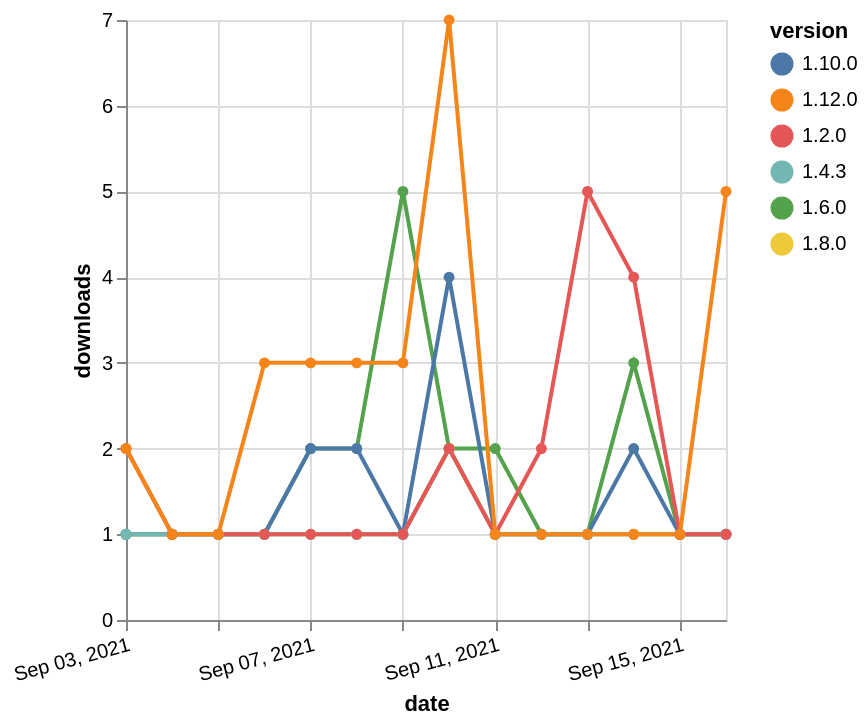

Describe this chart as a Vega-Lite specification.
### Vega-Lite specification from a JSON file in a GitHub repository (floating-point values rounded to 4 significant figures)
{"$schema": "https://vega.github.io/schema/vega-lite/v5.json", "description": "A simple bar chart with embedded data.", "data": {"values": [{"date": "2021-09-03", "total": 944, "delta": 1, "version": "1.6.0"}, {"date": "2021-09-04", "total": 945, "delta": 1, "version": "1.6.0"}, {"date": "2021-09-05", "total": 946, "delta": 1, "version": "1.6.0"}, {"date": "2021-09-06", "total": 947, "delta": 1, "version": "1.6.0"}, {"date": "2021-09-07", "total": 949, "delta": 2, "version": "1.6.0"}, {"date": "2021-09-08", "total": 951, "delta": 2, "version": "1.6.0"}, {"date": "2021-09-09", "total": 956, "delta": 5, "version": "1.6.0"}, {"date": "2021-09-10", "total": 958, "delta": 2, "version": "1.6.0"}, {"date": "2021-09-11", "total": 960, "delta": 2, "version": "1.6.0"}, {"date": "2021-09-12", "total": 961, "delta": 1, "version": "1.6.0"}, {"date": "2021-09-13", "total": 962, "delta": 1, "version": "1.6.0"}, {"date": "2021-09-14", "total": 965, "delta": 3, "version": "1.6.0"}, {"date": "2021-09-15", "total": 966, "delta": 1, "version": "1.6.0"}, {"date": "2021-09-16", "total": 967, "delta": 1, "version": "1.6.0"}, {"date": "2021-09-03", "total": 225, "delta": 1, "version": "1.8.0"}, {"date": "2021-09-04", "total": 226, "delta": 1, "version": "1.8.0"}, {"date": "2021-09-05", "total": 227, "delta": 1, "version": "1.8.0"}, {"date": "2021-09-06", "total": 228, "delta": 1, "version": "1.8.0"}, {"date": "2021-09-07", "total": 229, "delta": 1, "version": "1.8.0"}, {"date": "2021-09-08", "total": 230, "delta": 1, "version": "1.8.0"}, {"date": "2021-09-09", "total": 231, "delta": 1, "version": "1.8.0"}, {"date": "2021-09-10", "total": 233, "delta": 2, "version": "1.8.0"}, {"date": "2021-09-11", "total": 234, "delta": 1, "version": "1.8.0"}, {"date": "2021-09-12", "total": 235, "delta": 1, "version": "1.8.0"}, {"date": "2021-09-13", "total": 236, "delta": 1, "version": "1.8.0"}, {"date": "2021-09-14", "total": 237, "delta": 1, "version": "1.8.0"}, {"date": "2021-09-15", "total": 238, "delta": 1, "version": "1.8.0"}, {"date": "2021-09-16", "total": 239, "delta": 1, "version": "1.8.0"}, {"date": "2021-09-03", "total": 361, "delta": 1, "version": "1.10.0"}, {"date": "2021-09-04", "total": 362, "delta": 1, "version": "1.10.0"}, {"date": "2021-09-05", "total": 363, "delta": 1, "version": "1.10.0"}, {"date": "2021-09-06", "total": 364, "delta": 1, "version": "1.10.0"}, {"date": "2021-09-07", "total": 366, "delta": 2, "version": "1.10.0"}, {"date": "2021-09-08", "total": 368, "delta": 2, "version": "1.10.0"}, {"date": "2021-09-09", "total": 369, "delta": 1, "version": "1.10.0"}, {"date": "2021-09-10", "total": 373, "delta": 4, "version": "1.10.0"}, {"date": "2021-09-11", "total": 374, "delta": 1, "version": "1.10.0"}, {"date": "2021-09-12", "total": 375, "delta": 1, "version": "1.10.0"}, {"date": "2021-09-13", "total": 376, "delta": 1, "version": "1.10.0"}, {"date": "2021-09-14", "total": 378, "delta": 2, "version": "1.10.0"}, {"date": "2021-09-15", "total": 379, "delta": 1, "version": "1.10.0"}, {"date": "2021-09-16", "total": 380, "delta": 1, "version": "1.10.0"}, {"date": "2021-09-03", "total": 224, "delta": 1, "version": "1.4.3"}, {"date": "2021-09-04", "total": 225, "delta": 1, "version": "1.4.3"}, {"date": "2021-09-05", "total": 226, "delta": 1, "version": "1.4.3"}, {"date": "2021-09-06", "total": 227, "delta": 1, "version": "1.4.3"}, {"date": "2021-09-07", "total": 228, "delta": 1, "version": "1.4.3"}, {"date": "2021-09-08", "total": 229, "delta": 1, "version": "1.4.3"}, {"date": "2021-09-09", "total": 230, "delta": 1, "version": "1.4.3"}, {"date": "2021-09-10", "total": 232, "delta": 2, "version": "1.4.3"}, {"date": "2021-09-11", "total": 233, "delta": 1, "version": "1.4.3"}, {"date": "2021-09-12", "total": 234, "delta": 1, "version": "1.4.3"}, {"date": "2021-09-13", "total": 235, "delta": 1, "version": "1.4.3"}, {"date": "2021-09-14", "total": 236, "delta": 1, "version": "1.4.3"}, {"date": "2021-09-15", "total": 237, "delta": 1, "version": "1.4.3"}, {"date": "2021-09-16", "total": 238, "delta": 1, "version": "1.4.3"}, {"date": "2021-09-03", "total": 285, "delta": 2, "version": "1.2.0"}, {"date": "2021-09-04", "total": 286, "delta": 1, "version": "1.2.0"}, {"date": "2021-09-05", "total": 287, "delta": 1, "version": "1.2.0"}, {"date": "2021-09-06", "total": 288, "delta": 1, "version": "1.2.0"}, {"date": "2021-09-07", "total": 289, "delta": 1, "version": "1.2.0"}, {"date": "2021-09-08", "total": 290, "delta": 1, "version": "1.2.0"}, {"date": "2021-09-09", "total": 291, "delta": 1, "version": "1.2.0"}, {"date": "2021-09-10", "total": 293, "delta": 2, "version": "1.2.0"}, {"date": "2021-09-11", "total": 294, "delta": 1, "version": "1.2.0"}, {"date": "2021-09-12", "total": 296, "delta": 2, "version": "1.2.0"}, {"date": "2021-09-13", "total": 301, "delta": 5, "version": "1.2.0"}, {"date": "2021-09-14", "total": 305, "delta": 4, "version": "1.2.0"}, {"date": "2021-09-15", "total": 306, "delta": 1, "version": "1.2.0"}, {"date": "2021-09-16", "total": 307, "delta": 1, "version": "1.2.0"}, {"date": "2021-09-03", "total": 190, "delta": 2, "version": "1.12.0"}, {"date": "2021-09-04", "total": 191, "delta": 1, "version": "1.12.0"}, {"date": "2021-09-05", "total": 192, "delta": 1, "version": "1.12.0"}, {"date": "2021-09-06", "total": 195, "delta": 3, "version": "1.12.0"}, {"date": "2021-09-07", "total": 198, "delta": 3, "version": "1.12.0"}, {"date": "2021-09-08", "total": 201, "delta": 3, "version": "1.12.0"}, {"date": "2021-09-09", "total": 204, "delta": 3, "version": "1.12.0"}, {"date": "2021-09-10", "total": 211, "delta": 7, "version": "1.12.0"}, {"date": "2021-09-11", "total": 212, "delta": 1, "version": "1.12.0"}, {"date": "2021-09-12", "total": 213, "delta": 1, "version": "1.12.0"}, {"date": "2021-09-13", "total": 214, "delta": 1, "version": "1.12.0"}, {"date": "2021-09-14", "total": 215, "delta": 1, "version": "1.12.0"}, {"date": "2021-09-15", "total": 216, "delta": 1, "version": "1.12.0"}, {"date": "2021-09-16", "total": 221, "delta": 5, "version": "1.12.0"}]}, "width": "container", "mark": {"type": "line", "point": {"filled": true}}, "encoding": {"x": {"field": "date", "type": "temporal", "timeUnit": "yearmonthdate", "title": "date", "axis": {"labelAngle": -15}}, "y": {"field": "delta", "type": "quantitative", "title": "downloads"}, "color": {"field": "version", "type": "nominal"}, "tooltip": {"field": "delta"}}}
